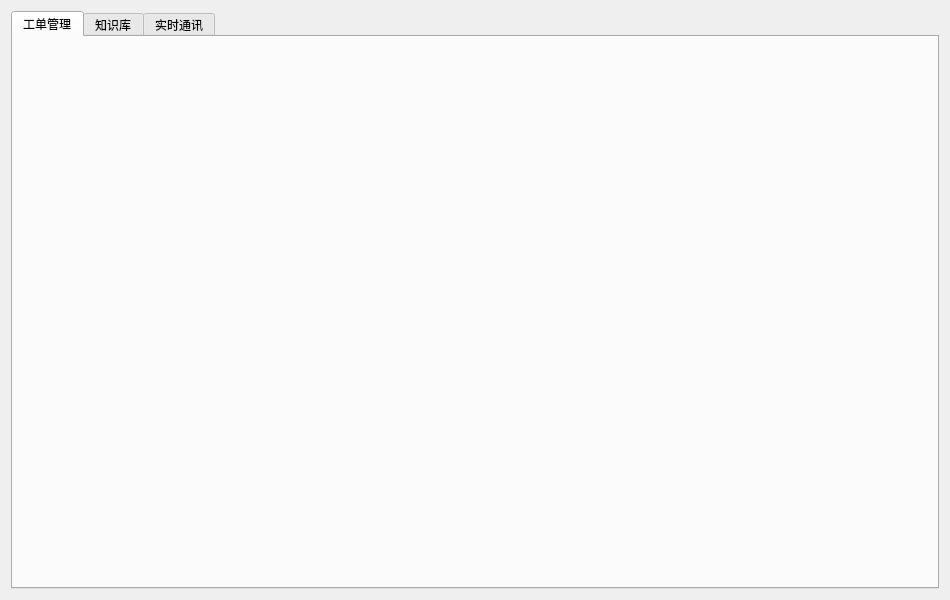
<?xml version="1.0" encoding="UTF-8"?>
<ui version="4.0">
 <class>ClientExpert</class>
 <widget class="QWidget" name="ClientExpert">
  <property name="geometry">
   <rect>
    <x>0</x>
    <y>0</y>
    <width>950</width>
    <height>600</height>
   </rect>
  </property>
  <property name="windowTitle">
   <string>专家端主界面</string>
  </property>
  <layout class="QVBoxLayout" name="verticalLayout">
   <item>
    <widget class="QTabWidget" name="tabWidget">
     <property name="currentIndex">
      <number>0</number>
     </property>
     <widget class="QWidget" name="tabWorkorders">
      <attribute name="title">
       <string>工单管理</string>
      </attribute>
      <layout class="QVBoxLayout" name="verticalLayoutTabWorkorders"/>
     </widget>
     <widget class="QWidget" name="tabKnowledge">
      <attribute name="title">
       <string>知识库</string>
      </attribute>
      <layout class="QVBoxLayout" name="verticalLayoutTabKnowledge"/>
     </widget>
     <widget class="QWidget" name="tabRealtime">
      <attribute name="title">
       <string>实时通讯</string>
      </attribute>
      <layout class="QVBoxLayout" name="verticalLayoutTabRealtime"/>
     </widget>
    </widget>
   </item>
  </layout>
 </widget>
 <resources/>
 <connections/>
</ui>
